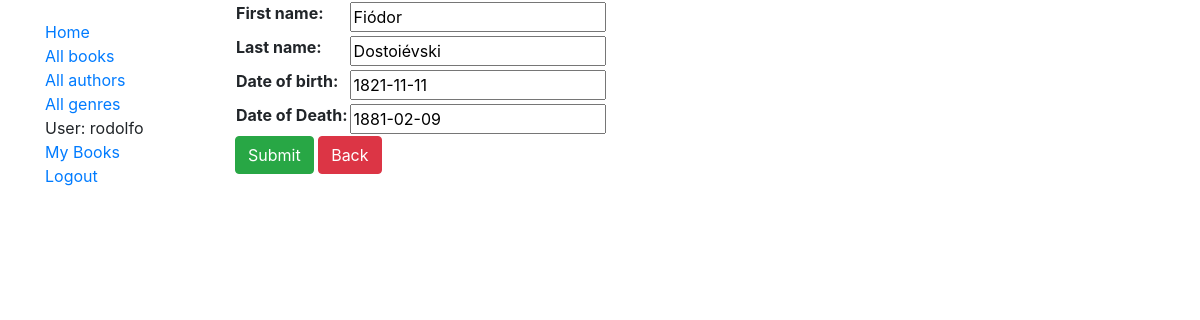
Page /catalog/author/10/update/ (signed in) on the committed database.
### catalog/models.py (models this page shows, shortened)
class Author(models.Model):
    first_name = models.CharField(max_length=100)
    last_name = models.CharField(max_length=100)
    date_of_birth = models.DateField(null=True, blank=True)
    date_of_death = models.DateField('Date of Death', null=True, blank=True)
    class Meta:
        ordering = ['last_name', 'first_name']

### catalog/views.py (the view)
# urls.py: path('author/<str:pk>/update/', views.AuthorUpdate.as_view(), name='author_update'),
class AuthorUpdate(PermissionRequiredMixin, LoginRequiredMixin, UpdateView):
    permission_required = 'catalog.change_author'
    model = Author
    fields = ['first_name', 'last_name', 'date_of_birth', 'date_of_death']

### catalog/templates/catalog/author_form.html (shortened to what this page needs)
{% extends "base_generic.html" %}
{% block content %}
  <form action="" method="post">
    <table>
    {{ form.as_table }}
    </table>
    <input class="btn btn-success" type="submit" value="Submit">
    <a class="btn btn-danger" href="{% url 'index' %}">Back</a>
  </form>
{% endblock %}

### catalog/templates/base_generic.html (shortened to what this page needs)
<!doctype html>
<html lang="en">
  <head>
    <link rel="stylesheet" href="https://stackpath.bootstrapcdn.com/bootstrap/4.3.1/css/bootstrap.min.css">
    {% load static %}
    <link rel="stylesheet" href="{% static 'css/styles.css' %}">
  </head>
  <body>
    <section class="container">
      <div class="row">
        <div class="col-sm-2">
        {% block sidebar %}
          <ul class="sidebar-nav">
            <li><a href="{% url 'index' %}">Home</a></li>
            <li><a href="{% url 'books' %}">All books</a></li>
            <li><a href="{% url 'authors' %}">All authors</a></li>
            <li><a href="{% url 'genres' %}">All genres</a></li>
            {% if user.is_authenticated %}
              <li>User: {{ user.get_username }}</li>
              <li><a href="{% url 'my-owned' %}">My Books</a></li>
              <li><a href="{% url 'logout'%}?next={{request.path}}">Logout</a></li>
            {% else %}
              <li><a href="{% url 'login'%}?next={{request.path}}">Login</a></li>
            {% endif %}
          </ul>
        {% endblock %}
        </div>
        <div class="col-sm-10">{% block content %}{% endblock %}</div>
      </div>
    </section>
  </body>
</html>

### catalog/static/css/styles.css (style rules this page uses)
.sidebar-nav { margin-top: 20px; padding: 0; list-style: none; }

### rows in the picture
Author: first_name "Fiódor", last_name "Dostoiévski", date_of_birth "1821-11-11", date_of_death "1881-02-09"

### other values in the picture
{{ user.get_username }} "rodolfo"
